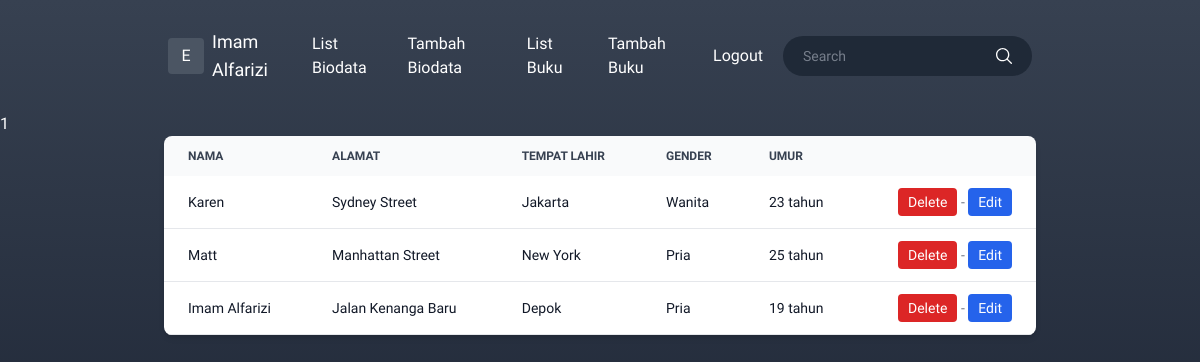
Screenshot of /biodata.php (signed in) with the database file from the repository.
### tables this page shows
CREATE TABLE `biodata` (
  `id` int(11) NOT NULL,
  `nama` varchar(255) NOT NULL,
  `alamat` text NOT NULL,
  `tempat_lahir` varchar(255) NOT NULL,
  `gender` enum('pria','wanita') NOT NULL,
  `umur` int(2) NOT NULL
);

### biodata.php (the view, shortened to what this page needs)
<?php
if (isset($_SESSION['id']) && isset($_SESSION['email'])) :
  require_once __DIR__ . '/db-config.php';
  $sql = "SELECT * FROM biodata ORDER BY id DESC";
  $statement = $connection->prepare($sql);
  $statement->execute();
  $customers = $statement->fetchAll();
?>
  <!DOCTYPE html>
  <html lang="en">
  <head>
    <script src="https://cdn.tailwindcss.com"></script>
  </head>
  <body>
    <div class="h-screen overflow-y-scroll bg-primary text-white">
      <?= require_once __DIR__ . '/layout/header.php' ?>
      <div class="max-w-4xl px-3 mx-auto">
        <div class="relative overflow-x-auto shadow-md sm:rounded-lg">
          <table class="w-full text-sm text-left text-gray-500 dark:text-gray-400">
            <thead class="text-xs text-gray-700 uppercase bg-gray-50 dark:bg-gray-700 dark:text-gray-400">
              <tr>
                <th scope="col" class="px-6 py-3">
                  Nama
                </th>
                <th scope="col" class="px-6 py-3">
                  Alamat
                </th>
                <th scope="col" class="px-6 py-3">
                  Tempat Lahir
                </th>
                <th scope="col" class="px-6 py-3">
                  Gender
                </th>
                <th scope="col" class="px-6 py-3">
                  Umur
                </th>
                <th scope="col" class="px-6 py-3">
                </th>
              </tr>
            </thead>
            <tbody>
              <?php foreach ($customers as $customer) : ?>
                <tr class="bg-white border-b dark:bg-gray-800 dark:border-gray-700">
                  <th scope="row" class="px-6 py-4 font-medium text-gray-900 dark:text-white whitespace-nowrap">
                    <?= $customer['nama'] ?>
                  </th>
                  <th scope="row" class="px-6 py-4 font-medium text-gray-900 dark:text-white whitespace-nowrap">
                    <?= $customer['alamat'] ?>
                  </th>
                  <th scope="row" class="px-6 py-4 font-medium text-gray-900 dark:text-white whitespace-nowrap">
                    <?= $customer['tempat_lahir'] ?>
                  </th>
                  <th scope="row" class="px-6 py-4 font-medium text-gray-900 dark:text-white whitespace-nowrap">
                    <?= $customer['gender'] == 'pria' ? 'Pria' : 'Wanita' ?>
                  </th>
                  <th scope="row" class="px-6 py-4 font-medium text-gray-900 dark:text-white whitespace-nowrap">
                    <?= $customer['umur'] ?> tahun
                  </th>
                  <td class="px-6 py-4 text-right">
                    <a onclick="return confirm('Apakah yakin data akan di hapus?')" href="./check/check-delete-biodata.php?id=<?= $customer['id'] ?>" class="bg-red-600 hover:bg-red-700 py-1.5 px-2.5 rounded font-medium text-white">Delete</a> -
                    <a href="edit-biodata.php?id=<?= $customer['id'] ?>" class="bg-blue-600 hover:bg-blue-700 py-1.5 px-2.5 rounded font-medium text-white">Edit</a>
                  </td>
                </tr>
              <?php endforeach; ?>
            </tbody>
          </table>
        </div>
      </div>
    </div>
  </body>
  </html>
<?php
else :
  header("Location: login.php");
  exit();
endif;
?>

### biodata.php (style rules this page uses)
* { font-family: 'Patrick Hand', cursive; }
.bg-primary { background: linear-gradient(180deg, #374151 0%, #111827 100%) no-repeat; }

### rows the page displays
biodata: nama "Karen", alamat "Sydney Street", tempat_lahir "Jakarta", gender "Wanita", umur "23"
biodata: nama "Matt", alamat "Manhattan Street", tempat_lahir "New York", gender "Pria", umur "25"
biodata: nama "Imam Alfarizi", alamat "Jalan Kenanga Baru", tempat_lahir "Depok", gender "Pria", umur "19"

### other values shown
$_SESSION['name'] "Imam Alfarizi"
require_once __DIR__ . '/layout/header.php' "1"
